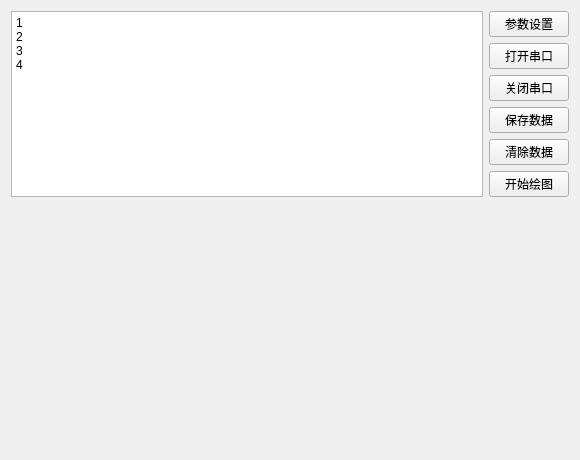
<?xml version="1.0" encoding="UTF-8"?>
<ui version="4.0">
 <class>SerialPortForm</class>
 <widget class="QWidget" name="SerialPortForm">
  <property name="geometry">
   <rect>
    <x>0</x>
    <y>0</y>
    <width>580</width>
    <height>460</height>
   </rect>
  </property>
  <property name="windowTitle">
   <string>Form</string>
  </property>
  <layout class="QGridLayout" name="gridLayout">
   <item row="0" column="0" rowspan="6">
    <widget class="QTextBrowser" name="textBrowser">
     <property name="html">
      <string>&lt;!DOCTYPE HTML PUBLIC &quot;-//W3C//DTD HTML 4.0//EN&quot; &quot;http://www.w3.org/TR/REC-html40/strict.dtd&quot;&gt;
&lt;html&gt;&lt;head&gt;&lt;meta name=&quot;qrichtext&quot; content=&quot;1&quot; /&gt;&lt;style type=&quot;text/css&quot;&gt;
p, li { white-space: pre-wrap; }
&lt;/style&gt;&lt;/head&gt;&lt;body style=&quot; font-family:'SimSun'; font-size:9pt; font-weight:400; font-style:normal;&quot;&gt;
&lt;p style=&quot; margin-top:0px; margin-bottom:0px; margin-left:0px; margin-right:0px; -qt-block-indent:0; text-indent:0px;&quot;&gt;1&lt;/p&gt;
&lt;p style=&quot; margin-top:0px; margin-bottom:0px; margin-left:0px; margin-right:0px; -qt-block-indent:0; text-indent:0px;&quot;&gt;2&lt;/p&gt;
&lt;p style=&quot; margin-top:0px; margin-bottom:0px; margin-left:0px; margin-right:0px; -qt-block-indent:0; text-indent:0px;&quot;&gt;3&lt;/p&gt;
&lt;p style=&quot; margin-top:0px; margin-bottom:0px; margin-left:0px; margin-right:0px; -qt-block-indent:0; text-indent:0px;&quot;&gt;4&lt;/p&gt;
&lt;p style=&quot;-qt-paragraph-type:empty; margin-top:0px; margin-bottom:0px; margin-left:0px; margin-right:0px; -qt-block-indent:0; text-indent:0px;&quot;&gt;&lt;br /&gt;&lt;/p&gt;&lt;/body&gt;&lt;/html&gt;</string>
     </property>
    </widget>
   </item>
   <item row="0" column="1">
    <widget class="QPushButton" name="pushButton">
     <property name="text">
      <string>参数设置</string>
     </property>
    </widget>
   </item>
   <item row="1" column="1">
    <widget class="QPushButton" name="pushButton_2">
     <property name="text">
      <string>打开串口</string>
     </property>
    </widget>
   </item>
   <item row="2" column="1">
    <widget class="QPushButton" name="ClosePortButton">
     <property name="text">
      <string>关闭串口</string>
     </property>
    </widget>
   </item>
   <item row="3" column="1">
    <widget class="QPushButton" name="SaveButton">
     <property name="text">
      <string>保存数据</string>
     </property>
    </widget>
   </item>
   <item row="4" column="1">
    <widget class="QPushButton" name="ClearButton">
     <property name="text">
      <string>清除数据</string>
     </property>
    </widget>
   </item>
   <item row="5" column="1">
    <widget class="QPushButton" name="pushButton_4">
     <property name="text">
      <string>开始绘图</string>
     </property>
    </widget>
   </item>
   <item row="6" column="0" colspan="2">
    <widget class="QCustomPlot" name="qCustomPlot" native="true"/>
   </item>
  </layout>
 </widget>
 <customwidgets>
  <customwidget>
   <class>QCustomPlot</class>
   <extends>QWidget</extends>
   <header>qcustomplot.h</header>
   <container>1</container>
  </customwidget>
 </customwidgets>
 <resources/>
 <connections/>
</ui>
